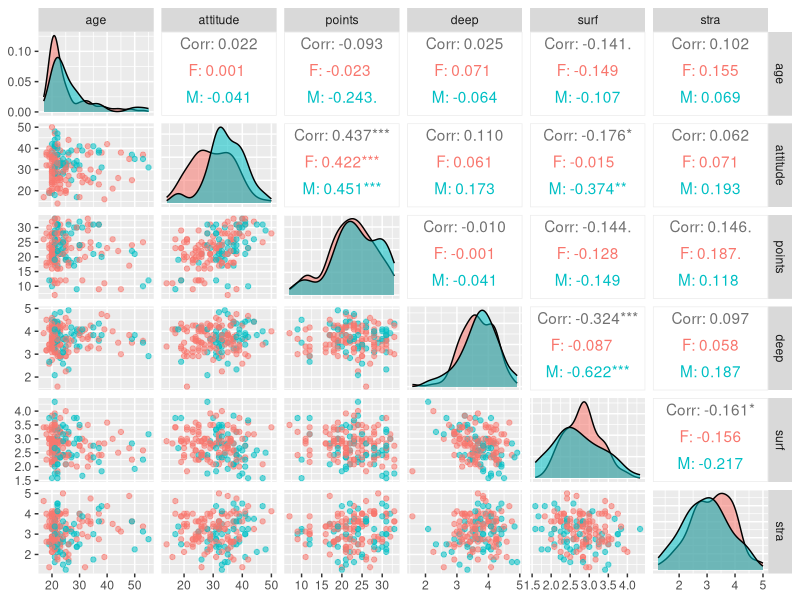
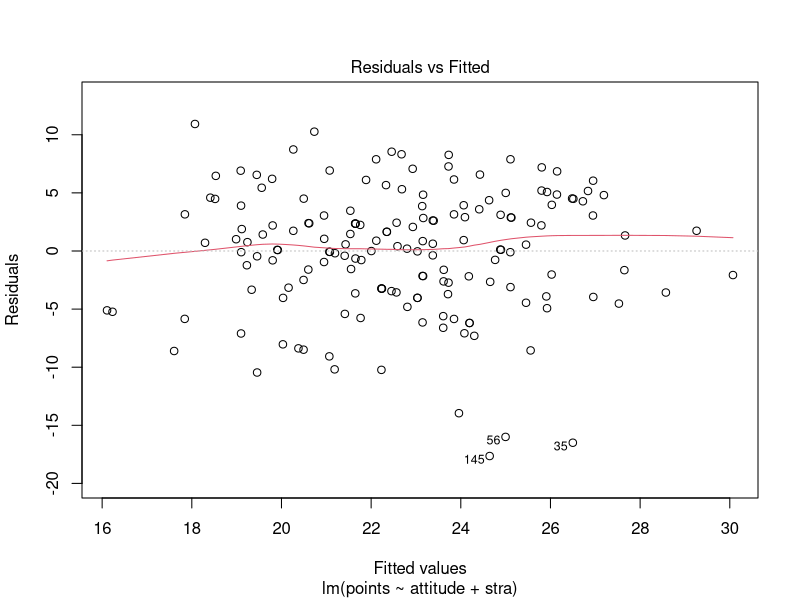
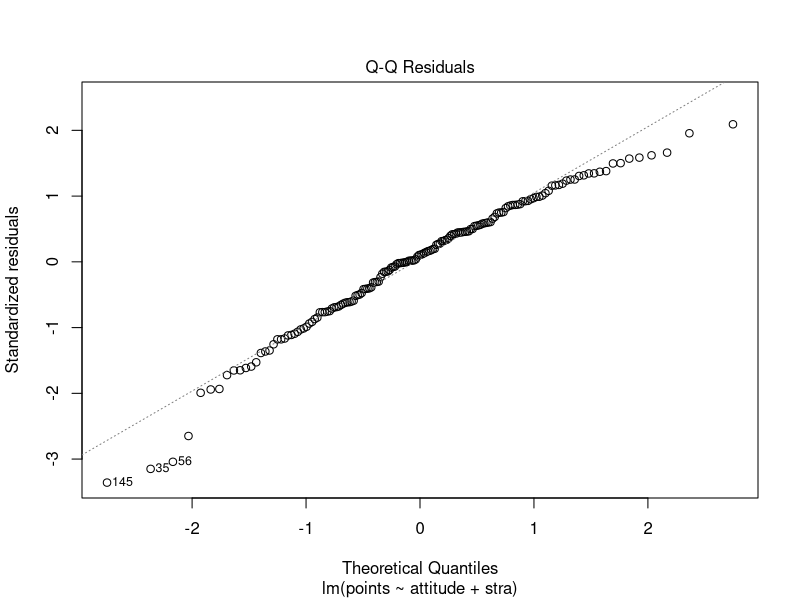
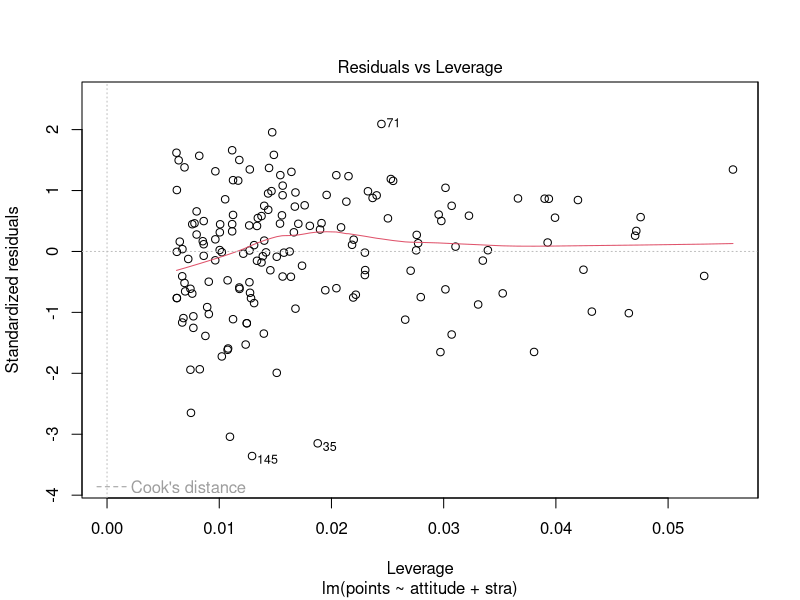

Recreate these plots in R, in order.
## ---- chunk 1
# read data
students2014 <- read.table("data/learning2014.csv", header = T, sep = ",")
# print dimesions of the table
dim(students2014)
# print first 6 rows
head(students2014)
## ---- chunk 2
colnames(students2014)
## ---- chunk 3
# access the GGally and ggplot2 libraries
library(GGally)
library(ggplot2)

# create a more advanced plot matrix with ggpairs()
p <- ggpairs(students2014[-1], mapping = aes(col = students2014$gender, alpha = 0.3), 
             lower = list(combo = wrap("facethist", bins = 20)))
# draw the plot
p
## ---- chunk 4
# create a regression model with multiple explanatory variables
m <- lm(points ~ attitude + stra + surf, data = students2014)

# print out a summary of the model
summary(m)
## ---- chunk 5
m2 <- lm(points ~ attitude + stra, data = students2014)
summary(m2)
## ---- chunk 6
# draw diagnostic plots using the plot() function. Choose the plots 1, 2 and 5
plot(m2, which = c(1))
plot(m2, which = c(2))
plot(m2, which = c(5))
